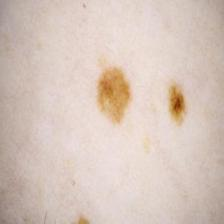
#> input picture The Main Folder/Week 7/Day 1/dataset/test/Benign/6528.jpg, 224 x 224 px; its folder holds only this picture in this run
$ jupyter execute Day1.ipynb
#> lines starting #> are read from the running program, lines starting #| are printed output that depends on the picture
<h1 style="color:#FFFFFF; background-color:#0F172A; text-align:center; font-weight:700; padding:20px 14px; border-radius:10px; margin-bottom:6px; font-size:26px;">Week 7 &mdash; Day 1: Sprint 2 Planning &amp; Convolutional Neural Networks</h1>
<p style="color:#E2E8F0; background-color:#1E293B; text-align:center; font-weight:600; font-style:italic; padding:8px 12px; border-radius:6px; margin-top:0; font-size:15px;">Skin Lesion Classification (Benign vs. Malignant) &mdash; Phase 3 Capstone, Sprint 2 Kickoff</p>

<a id="toc"></a>
<h2 style="color:#FFFFFF; background-color:#1E40AF; font-weight:700; margin-top:34px; padding:10px 16px; border-radius:8px; font-size:19px;">Table of Contents</h2>
<div style="border:1px solid #CBD5E1; padding:16px 26px; border-radius:8px; background-color:#F8FAFC;">
<ol style="font-weight:600; line-height:2.0; color:#0F172A;">
<li><a href="#section0" style="color:#1E40AF; text-decoration:none;">0. Setup</a></li>
<li><a href="#section1" style="color:#1E40AF; text-decoration:none;">1. Learning Objectives</a></li>
<li><a href="#section2" style="color:#1E40AF; text-decoration:none;">2. Beginner Background</a></li>
<li><a href="#section3" style="color:#1E40AF; text-decoration:none;">3. Dataset Setup</a></li>
<li><a href="#section4" style="color:#1E40AF; text-decoration:none;">4. Sprint 2 Planning</a></li>
<li><a href="#section5" style="color:#1E40AF; text-decoration:none;">5. Why Dense Networks Struggle with Images</a></li>
<li><a href="#section6" style="color:#1E40AF; text-decoration:none;">6. Convolution Basics</a></li>
<li><a href="#section7" style="color:#1E40AF; text-decoration:none;">7. Edge Detection Demo</a></li>
<li><a href="#section8" style="color:#1E40AF; text-decoration:none;">8. Parameter Sharing &amp; Why Convolution Is Efficient</a></li>
<li><a href="#section9" style="color:#1E40AF; text-decoration:none;">9. Feature Hierarchy</a></li>
<li><a href="#section10" style="color:#1E40AF; text-decoration:none;">10. Architecture Decision</a></li>
<li><a href="#section11" style="color:#1E40AF; text-decoration:none;">11. Summary</a></li>
</ol>
</div>

<a id="section0"></a>
<h2 style="color:#FFFFFF; background-color:#1E40AF; font-weight:700; margin-top:34px; padding:10px 16px; border-radius:8px; font-size:19px;">0. Setup</h2>
Standard imports, plus a fixed random seed so results don't change between runs. This notebook stays in plain NumPy on purpose &mdash; the goal today is to see exactly what a convolution does. Day 2 rebuilds the same idea as a proper Keras CNN.

[cell 1]
from pathlib import Path
import os
import random

import numpy as np
import pandas as pd
import matplotlib.pyplot as plt
from PIL import Image

RANDOM_SEED = 42
random.seed(RANDOM_SEED)
np.random.seed(RANDOM_SEED)

print("NumPy version:", np.__version__)
print("Random seed fixed at:", RANDOM_SEED)

[cell 2]
DATASET_ROOT = Path("dataset")
print("Dataset readed successfully.")

print("\nDataset content:")
for item in DATASET_ROOT.iterdir():
    print(item.name)

<a id="section1"></a>
<h2 style="color:#FFFFFF; background-color:#1E40AF; font-weight:700; margin-top:34px; padding:10px 16px; border-radius:8px; font-size:19px;">1. Learning Objectives</h2>
By the end of this notebook I should be able to:

- Complete Sprint 2 planning and define the core-model backlog.
- Explain, in plain language, why dense networks don't work well on images.
- Explain convolution, filters, and feature maps, and why CNNs need far fewer weights.

<a id="section2"></a>
<h2 style="color:#FFFFFF; background-color:#1E40AF; font-weight:700; margin-top:34px; padding:10px 16px; border-radius:8px; font-size:19px;">2. Beginner Background</h2>
A quick refresher before getting into CNN-specific ideas. A neural network <b>weight</b> is just a number the network multiplies an input by; training means adjusting these numbers so the output gets closer to the correct answer. A <b>Dense</b> (fully connected) layer connects every input value to every neuron in the layer &mdash; each of those connections is its own separate weight. An image, to a computer, is just a grid of numbers: one brightness value per pixel per color channel. That's the whole picture (literally) for what comes next.

<a id="section3"></a>
<h2 style="color:#FFFFFF; background-color:#1E40AF; font-weight:700; margin-top:34px; padding:10px 16px; border-radius:8px; font-size:19px;">3. Dataset Setup</h2>
This project's dataset is skin lesion images labeled <b>Benign</b> or <b>Malignant</b>, already split into <code>train</code> and <code>test</code> folders:

<pre style="background-color:#0F172A; color:#E2E8F0; padding:14px 18px; border-radius:8px; font-size:13.5px; line-height:1.5;">dataset/
&#9500;&#9472;&#9472; train/
&#9474;   &#9500;&#9472;&#9472; Benign/
&#9474;   &#9492;&#9472;&#9472; Malignant/
&#9492;&#9472;&#9472; test/
    &#9500;&#9472;&#9472; Benign/
    &#9492;&#9472;&#9472; Malignant/</pre>

Running in Colab? Mount Google Drive, then set <code>os.environ['DATASET_DIR']</code> to the dataset's path inside Drive before running the cell below.

[cell 3]
def looks_like_dataset_root(candidate: Path) -> bool:
    """True if candidate/train and candidate/test each have Benign/ and Malignant/."""
    required = [
        candidate / "train" / "Benign", candidate / "train" / "Malignant",
        candidate / "test" / "Benign", candidate / "test" / "Malignant",
    ]
    return all(p.is_dir() for p in required)


def find_dataset_root() -> Path:
    """
    Searches a short list of likely locations so this notebook has no hard-coded
    path. Checks, in order: a DATASET_DIR environment variable, a handful of common
    relative folders, then one level of subfolders (for a nested extracted archive).
    """
    env_path = os.environ.get("DATASET_DIR")
    if env_path and looks_like_dataset_root(Path(env_path)):
        return Path(env_path)

    here = Path.cwd()
    candidates = [here / "dataset", here / "data", here, here.parent / "dataset"]
    for c in candidates:
        if looks_like_dataset_root(c):
            return c

    for parent in [here, here / "dataset", here / "data"]:
        if parent.is_dir():
            for sub in parent.iterdir():
                if sub.is_dir() and looks_like_dataset_root(sub):
                    return sub

    raise FileNotFoundError(
        "Dataset not found automatically. Either place 'train'/'test' inside a "
        "'dataset' folder next to this notebook, or set DATASET_DIR, e.g.\n"
        "  import os; os.environ['DATASET_DIR'] = '/path/to/dataset'"
    )


try:
    DATASET_ROOT = find_dataset_root()
    DATASET_AVAILABLE = True
    print("Dataset loaded successfully.")
except FileNotFoundError as e:
    DATASET_ROOT = None
    DATASET_AVAILABLE = False
    print("Real dataset not found in this environment.")
    print(e)

[cell 4]
if DATASET_AVAILABLE:
    splits, classes = ["train", "test"], ["Benign", "Malignant"]
    extensions = {".jpg", ".jpeg", ".png"}

    def count_images(folder: Path) -> int:
        return sum(1 for f in folder.iterdir() if f.suffix.lower() in extensions)

    dataset_summary = [
        {"Split": split, "Class": cls, "Image count": count_images(DATASET_ROOT / split / cls)}
        for split in splits for cls in classes
    ]
    display(pd.DataFrame(dataset_summary))
else:
    print("Skipping the per-class image count -- no real dataset is available in this environment.")

[cell 5]
if DATASET_AVAILABLE:
    # A real image from the project's own dataset
    sample_path = next((DATASET_ROOT / "train" / "Benign").glob("*.jpg"))
    sample_image = Image.open(sample_path)
#> sample_image is the input picture: PIL image 224x224 RGB; mean R, G, B 214.8, 197.4, 187
    print("Loaded a real sample image:", sample_path.name)
else:
    # Clearly-labeled fallback, used ONLY so the convolution demo below still runs.
    # This is NOT part of the real dataset -- just a plain vertical step edge.
    print("Using a generated fallback image for the convolution demo (not part of the real dataset).")
    fallback = np.zeros((224, 224), dtype=np.uint8)
    fallback[:, 112:] = 255
    sample_image = Image.fromarray(fallback).convert("RGB")

print("Image size (width x height):", sample_image.size)
#| Image size (width x height): (224, 224)
print("Color mode:", sample_image.mode)
#| Color mode: RGB

Every image here is 224&times;224 pixels in RGB (3 channels), so one image is 224 &times; 224 &times; 3 numbers &mdash; over 150,000 values for a single picture. That number matters in the next section.

<a id="section4"></a>
<h2 style="color:#FFFFFF; background-color:#1E40AF; font-weight:700; margin-top:34px; padding:10px 16px; border-radius:8px; font-size:19px;">4. Sprint 2 Planning</h2>

<b>Sprint:</b> a short period of focused work with a specific goal.

<h3 style="color:#0E7490; border-left:5px solid #0E7490; padding:4px 12px; margin-top:22px; font-weight:700; font-size:16px;">Sprint Goal</h3>
Develop the project's core model using a CNN, because the dataset is images.

<h3 style="color:#0E7490; border-left:5px solid #0E7490; padding:4px 12px; margin-top:22px; font-weight:700; font-size:16px;">Backlog</h3>
- Understand convolution and feature maps.
- Build the CNN on Day 2.
- Record model results.
- Compare the improved model with the Week 6 baseline when a documented baseline is available.

<a id="section5"></a>
<h2 style="color:#FFFFFF; background-color:#1E40AF; font-weight:700; margin-top:34px; padding:10px 16px; border-radius:8px; font-size:19px;">5. Why Dense Networks Struggle with Images</h2>
A <b>Dense</b> network connects every input value to every neuron, which can work well for tabular data but becomes inefficient for images, for two reasons: the sheer number of weights, and the fact that it treats every pixel as unrelated to its neighbors, ignoring that a pattern (an edge, a texture) means the same thing no matter where it appears in the picture.

[cell 6]
image_height, image_width = sample_image.size[1], sample_image.size[0]
#> image_height = 224; image_width = 224
image_channels = 3

total_input_numbers = image_height * image_width * image_channels
#> total_input_numbers = 150528
print(f"One image: {image_height} x {image_width} x {image_channels} = {total_input_numbers:,} numbers.")
#| One image: 224 x 224 x 3 = 150,528 numbers.

neurons_in_first_layer = 128
weights_needed = total_input_numbers * neurons_in_first_layer
#> weights_needed = 19267584
print(f"A dense layer with {neurons_in_first_layer} neurons would need {weights_needed:,} weights, "
      f"for this one layer alone.")
#| A dense layer with 128 neurons would need 19,267,584 weights, for this one layer alone.

<div style="border-left:5px solid #B45309; background-color:#B4530914; padding:12px 16px; margin:14px 0; border-radius:6px; color:inherit; line-height:1.65;">
<b style="color:#B45309;">Important:</b> That's over 19 million weights for a single, modestly-sized first layer, before the network has learned anything. It's expensive to train, needs a lot of data, and overfits easily.
</div>

<a id="section6"></a>
<h2 style="color:#FFFFFF; background-color:#1E40AF; font-weight:700; margin-top:34px; padding:10px 16px; border-radius:8px; font-size:19px;">6. Convolution Basics</h2>
<div style="border-left:5px solid #4338CA; background-color:#4338CA14; padding:12px 16px; margin:14px 0; border-radius:6px; color:inherit; line-height:1.65;">
<b style="color:#4338CA;">Definition — Convolution (in a CNN):</b> sliding a small grid of numbers, called a <b>filter</b> (or <b>kernel</b>), across an image and computing one dot product at every position. Each filter is specialized to detect one visual pattern, like a vertical edge.
</div>

<div style="border:1px solid #CBD5E1; border-radius:8px; overflow:hidden; margin:10px 0;">
<table style="width:100%; border-collapse:collapse; font-size:14.5px;">
<tr style="background-color:#1E40AF; color:#FFFFFF;"><th style="padding:10px; text-align:left;">Term</th><th style="padding:10px; text-align:left;">Meaning</th></tr>
<tr style="background-color:#FFFFFF;"><td style="padding:9px; border-top:1px solid #E2E8F0; color:#0F172A;">Filter / kernel</td><td style="padding:9px; border-top:1px solid #E2E8F0; color:#0F172A;">A small grid of weights that detects one pattern</td></tr>
<tr style="background-color:#F8FAFC;"><td style="padding:9px; border-top:1px solid #E2E8F0; color:#0F172A;">Feature map</td><td style="padding:9px; border-top:1px solid #E2E8F0; color:#0F172A;">The output showing where that pattern was found</td></tr>
<tr style="background-color:#FFFFFF;"><td style="padding:9px; border-top:1px solid #E2E8F0; color:#0F172A;">Stride</td><td style="padding:9px; border-top:1px solid #E2E8F0; color:#0F172A;">How many pixels the filter moves at each step</td></tr>
<tr style="background-color:#F8FAFC;"><td style="padding:9px; border-top:1px solid #E2E8F0; color:#0F172A;">Padding</td><td style="padding:9px; border-top:1px solid #E2E8F0; color:#0F172A;">A border of zeros so the filter can also reach edge pixels</td></tr>
</table></div>

It's the same dot product from Week 2 &mdash; just applied to a small local patch of the image at a time, repeated across the whole picture, instead of to one full row of tabular data at once.

<a id="section7"></a>
<h2 style="color:#FFFFFF; background-color:#1E40AF; font-weight:700; margin-top:34px; padding:10px 16px; border-radius:8px; font-size:19px;">7. Edge Detection Demo</h2>
Below: a hand-defined 3&times;3 filter designed to detect vertical edges, applied to one real image from this project's dataset (or the fallback image, if the dataset isn't available here). The output should be bright wherever there's a strong vertical edge, and dark everywhere else.

[cell 7]
def convolve2d_valid(image_2d: np.ndarray, kernel: np.ndarray) -> np.ndarray:
    """
    A from-scratch 2D convolution (technically cross-correlation, which is what deep
    learning frameworks call "convolution" in practice), with 'valid' padding: the
    output is smaller than the input because the filter can't go past the edges.
    Written for clarity -- real CNNs use a highly optimized built-in version of this.
    """
    ih, iw = image_2d.shape
    kh, kw = kernel.shape
    out = np.zeros((ih - kh + 1, iw - kw + 1))

    for row in range(out.shape[0]):
        for col in range(out.shape[1]):
            patch = image_2d[row:row + kh, col:col + kw]
            out[row, col] = np.sum(patch * kernel)
    return out


# Positive weights on the right, negative on the left: responds strongly wherever
# brightness changes sharply from left to right.
vertical_edge_filter = np.array([
    [-1, 0, 1],
    [-1, 0, 1],
    [-1, 0, 1],
])
print("Filter used:\n", vertical_edge_filter)

[cell 8]
grayscale_image = np.array(sample_image.convert("L"), dtype=np.float64)
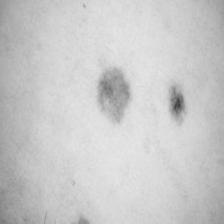
#> grayscale_image: shape (224, 224) float64; min 64, max 231, mean 201.4
feature_map = convolve2d_valid(grayscale_image, vertical_edge_filter)
#> after the loop in convolve2d_valid, `for row in range(out.shape[0]):`:
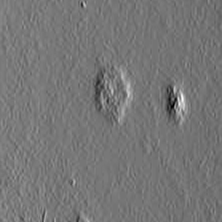
#> out: shape (222, 222) float64; min -150, max 173, mean 0.4; drawn with min black and max white
print("Grayscale image shape:", grayscale_image.shape)
#| Grayscale image shape: (224, 224)
print("Feature map shape    :", feature_map.shape)
#| Feature map shape    : (222, 222)

fig, axes = plt.subplots(1, 2, figsize=(11, 5))
axes[0].imshow(grayscale_image, cmap="gray")
axes[0].set_title("Original Image (Grayscale)")
axes[0].axis("off")
axes[1].imshow(feature_map, cmap="gray")
axes[1].set_title("Feature Map (Vertical-Edge Filter)")
axes[1].axis("off")
plt.tight_layout()
plt.show()
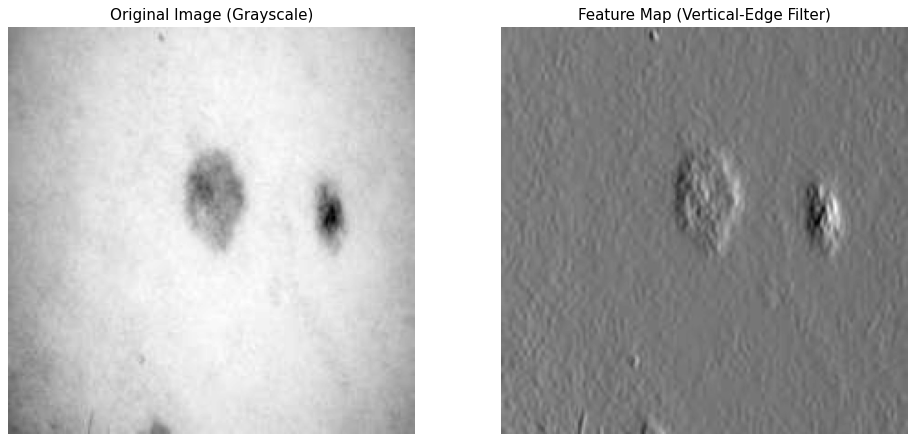
#> figure drawn by matplotlib, 2 panels

The feature map (right) lights up exactly where the original image has a strong vertical edge &mdash; the filter found that structure automatically, using only 9 numbers.

<a id="section8"></a>
<h2 style="color:#FFFFFF; background-color:#1E40AF; font-weight:700; margin-top:34px; padding:10px 16px; border-radius:8px; font-size:19px;">8. Parameter Sharing &amp; Why Convolution Is Efficient</h2>
<div style="border-left:5px solid #4338CA; background-color:#4338CA14; padding:12px 16px; margin:14px 0; border-radius:6px; color:inherit; line-height:1.65;">
<b style="color:#4338CA;">Definition — Parameter sharing:</b> the same small filter (just 9 numbers above) is reused at every position across the whole image, instead of learning a separate set of weights per pixel location.

 <p>Because the same filter is applied across different spatial locations, it can detect the same pattern in different parts of the image.
</div>

[cell 9]
filter_weights = vertical_edge_filter.size
reduction_factor = weights_needed / filter_weights
#> reduction_factor = 2140842.7

print(f"Weights needed by the convolution filter : {filter_weights}")
print(f"Weights needed by a comparable dense layer: {weights_needed:,}")
#| Weights needed by a comparable dense layer: 19,267,584
print(f"The filter uses about {reduction_factor:,.0f} times fewer weights.")
#| The filter uses about 2,140,843 times fewer weights.

Because the exact same filter slides across the whole image, a CNN needs far fewer weights than a dense layer looking at the same picture &mdash; this is the main reason CNNs are practical on images.

<a id="section9"></a>
<h2 style="color:#FFFFFF; background-color:#1E40AF; font-weight:700; margin-top:34px; padding:10px 16px; border-radius:8px; font-size:19px;">9. Feature Hierarchy</h2>
One filter only detects one simple pattern. A real CNN stacks many filters across many layers, and the patterns get more complex with depth:

<div style="border:1px solid #CBD5E1; border-radius:8px; overflow:hidden; margin:10px 0;">
<table style="width:100%; border-collapse:collapse; font-size:14.5px;">
<tr style="background-color:#1E40AF; color:#FFFFFF;"><th style="padding:10px; text-align:left;">Layer depth</th><th style="padding:10px; text-align:left;">Typically detects</th></tr>
<tr style="background-color:#FFFFFF;"><td style="padding:9px; border-top:1px solid #E2E8F0; color:#0F172A;">Early layers</td><td style="padding:9px; border-top:1px solid #E2E8F0; color:#0F172A;">Simple patterns: edges, corners, blobs of color</td></tr>
<tr style="background-color:#F8FAFC;"><td style="padding:9px; border-top:1px solid #E2E8F0; color:#0F172A;">Middle layers</td><td style="padding:9px; border-top:1px solid #E2E8F0; color:#0F172A;">Combinations: textures, simple shapes</td></tr>
<tr style="background-color:#FFFFFF;"><td style="padding:9px; border-top:1px solid #E2E8F0; color:#0F172A;">Deep layers</td><td style="padding:9px; border-top:1px solid #E2E8F0; color:#0F172A;">Whole objects or parts: an eye, a wheel, a lesion shape</td></tr>
</table></div>

Nobody designs these by hand &mdash; the network learns them from data during training, the same way it learns weights in a dense network.

<p style="text-align:right; margin:4px 0 0 0;"><a href="#toc" style="color:#1E40AF; font-size:13px; text-decoration:none;">&uarr; Back to Table of Contents</a></p>

<a id="section10"></a>
<h2 style="color:#FFFFFF; background-color:#1E40AF; font-weight:700; margin-top:34px; padding:10px 16px; border-radius:8px; font-size:19px;">10. Architecture Decision</h2>
<b>Data type:</b> Images

<b>Selected architecture:</b> Convolutional Neural Network (CNN)

<b>Reason:</b> the project works with images, where spatial relationships and local visual patterns matter. CNNs use local filters and shared weights, which fits this task better than a fully connected network.

[cell 10]
project_data_type = "images"

architecture_decision = {
    "images": "Convolutional Neural Network (CNN)",
    "text_or_sequence": "RNN / LSTM / Transformer",
    "tabular": "Dense network",
}

chosen_architecture = architecture_decision[project_data_type]
print(f"Project data type  : {project_data_type}")
print(f"Architecture chosen: {chosen_architecture}")

<a id="section11"></a>
<h2 style="color:#FFFFFF; background-color:#1E40AF; font-weight:700; margin-top:34px; padding:10px 16px; border-radius:8px; font-size:19px;">11. Summary</h2>
A quick recap of the numbers from this notebook, computed directly from the variables above:

[cell 11]
print(f"Image dimensions        : {image_height} x {image_width} x {image_channels}")
#| Image dimensions        : 224 x 224 x 3
print(f"Feature map dimensions  : {feature_map.shape[0]} x {feature_map.shape[1]}")
#| Feature map dimensions  : 222 x 222
print(f"Dense-layer weight count: {weights_needed:,} (128-neuron first layer)")
#| Dense-layer weight count: 19,267,584 (128-neuron first layer)
print(f"Filter weight count     : {filter_weights}")
print(f"Weight reduction        : about {reduction_factor:,.0f}x fewer weights")
#| Weight reduction        : about 2,140,843x fewer weights

$ run again, on The Main Folder/Week 7/Day 1/dataset/train/Benign/2026.jpg
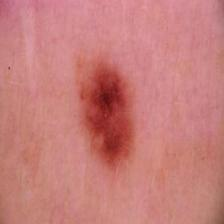
#> input picture The Main Folder/Week 7/Day 1/dataset/train/Benign/2026.jpg, 224 x 224 px
#> sample_image is the input picture: PIL image 224x224 RGB; mean R, G, B 199, 126.4, 123
#| Image size (width x height): (224, 224)
#| Color mode: RGB
#| One image: 224 x 224 x 3 = 150,528 numbers.
#| A dense layer with 128 neurons would need 19,267,584 weights, for this one layer alone.
#> after the loop in convolve2d_valid, `for row in range(out.shape[0]):`:
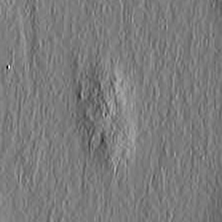
#> out: shape (222, 222) float64; min -155, max 163, mean -0.2; drawn with min black and max white
#| Grayscale image shape: (224, 224)
#| Feature map shape    : (222, 222)
#> `plt.show()`:
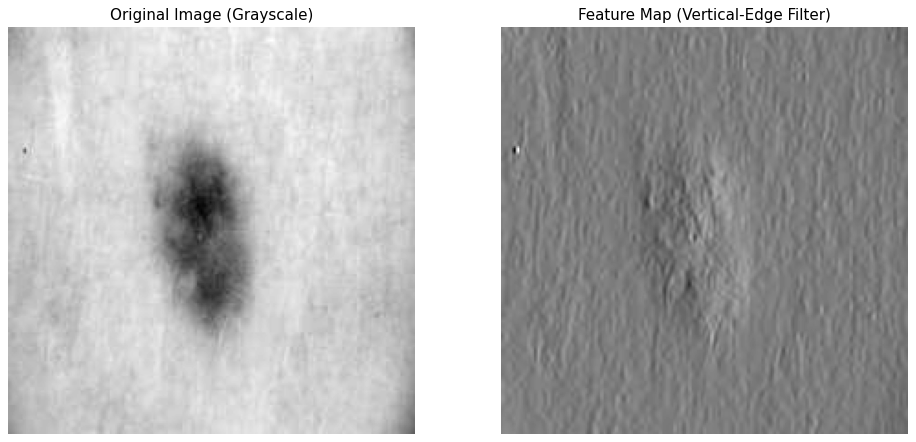
#> figure drawn by matplotlib, 2 panels
#| Weights needed by a comparable dense layer: 19,267,584
#| The filter uses about 2,140,843 times fewer weights.
#| Image dimensions        : 224 x 224 x 3
#| Feature map dimensions  : 222 x 222
#| Dense-layer weight count: 19,267,584 (128-neuron first layer)
#| Weight reduction        : about 2,140,843x fewer weights

$ run again, on The Main Folder/Week 7/Day 1/dataset/test/Benign/6567.jpg
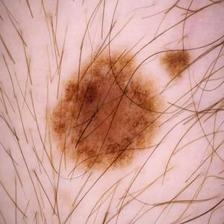
#> input picture The Main Folder/Week 7/Day 1/dataset/test/Benign/6567.jpg, 224 x 224 px
#> sample_image is the input picture: PIL image 224x224 RGB; mean R, G, B 208.2, 160.6, 151.2
#| Image size (width x height): (224, 224)
#| Color mode: RGB
#| One image: 224 x 224 x 3 = 150,528 numbers.
#| A dense layer with 128 neurons would need 19,267,584 weights, for this one layer alone.
#> after the loop in convolve2d_valid, `for row in range(out.shape[0]):`:
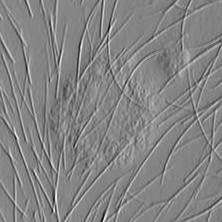
#> out: shape (222, 222) float64; min -323, max 299, mean 0; drawn with min black and max white
#| Grayscale image shape: (224, 224)
#| Feature map shape    : (222, 222)
#> `plt.show()`:
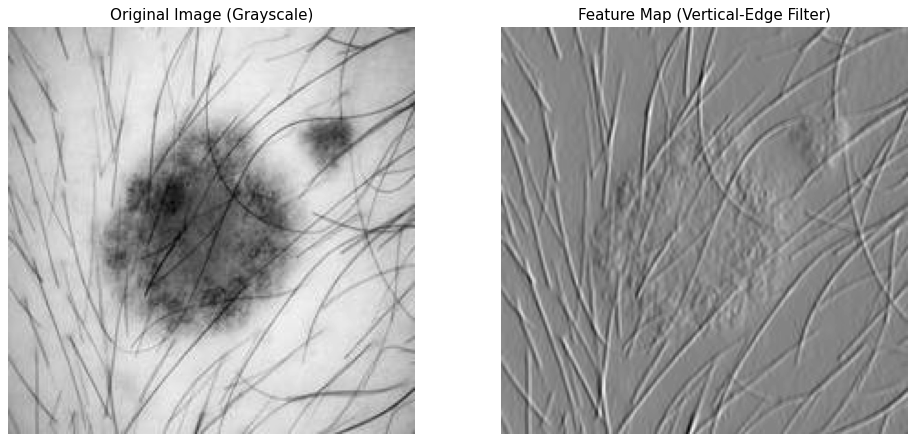
#> figure drawn by matplotlib, 2 panels
#| Weights needed by a comparable dense layer: 19,267,584
#| The filter uses about 2,140,843 times fewer weights.
#| Image dimensions        : 224 x 224 x 3
#| Feature map dimensions  : 222 x 222
#| Dense-layer weight count: 19,267,584 (128-neuron first layer)
#| Weight reduction        : about 2,140,843x fewer weights
